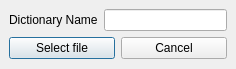
<?xml version="1.0" encoding="UTF-8"?>
<ui version="4.0">
 <class>NewDictDlgClass</class>
 <widget class="QDialog" name="NewDictDlgClass">
  <property name="geometry">
   <rect>
    <x>0</x>
    <y>0</y>
    <width>236</width>
    <height>69</height>
   </rect>
  </property>
  <property name="windowTitle">
   <string>New Dictionary</string>
  </property>
  <layout class="QGridLayout">
   <property name="margin">
    <number>9</number>
   </property>
   <property name="spacing">
    <number>6</number>
   </property>
   <item row="0" column="0" colspan="2">
    <layout class="QHBoxLayout">
     <property name="spacing">
      <number>6</number>
     </property>
     <property name="margin">
      <number>0</number>
     </property>
     <item>
      <widget class="QLabel" name="label">
       <property name="text">
        <string>Dictionary Name</string>
       </property>
      </widget>
     </item>
     <item>
      <widget class="QLineEdit" name="lineEditDictName">
       <property name="focusPolicy">
        <enum>Qt::StrongFocus</enum>
       </property>
      </widget>
     </item>
    </layout>
   </item>
   <item row="1" column="0">
    <widget class="QPushButton" name="buttonLoad">
     <property name="text">
      <string>Select file</string>
     </property>
    </widget>
   </item>
   <item row="1" column="1">
    <widget class="QPushButton" name="buttonCancel">
     <property name="text">
      <string>Cancel</string>
     </property>
    </widget>
   </item>
  </layout>
 </widget>
 <layoutdefault spacing="6" margin="11"/>
 <resources/>
 <connections>
  <connection>
   <sender>buttonCancel</sender>
   <signal>clicked()</signal>
   <receiver>NewDictDlgClass</receiver>
   <slot>reject()</slot>
   <hints>
    <hint type="sourcelabel">
     <x>160</x>
     <y>62</y>
    </hint>
    <hint type="destinationlabel">
     <x>151</x>
     <y>90</y>
    </hint>
   </hints>
  </connection>
 </connections>
</ui>
